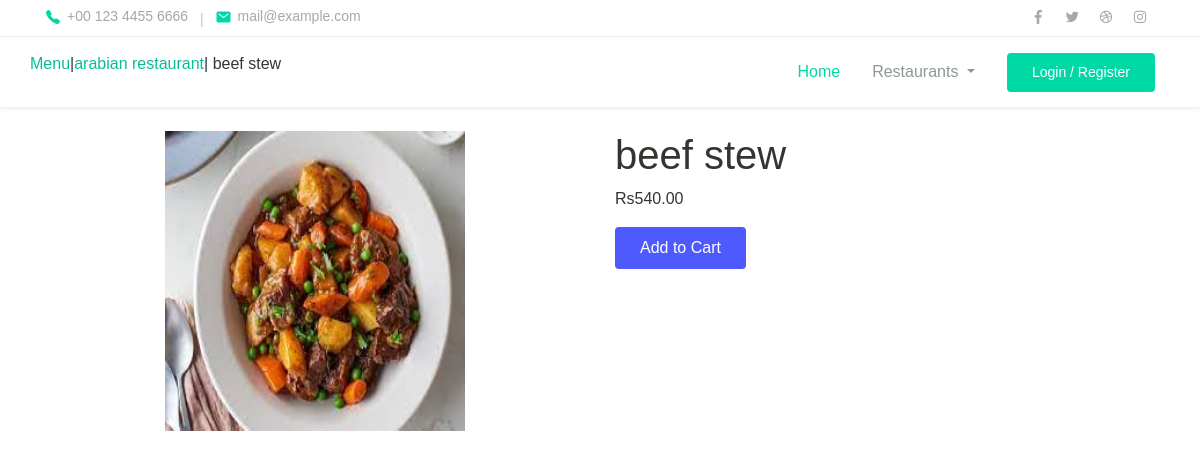
The app's page /arabian-restaurant/beef-stew/ with its own data.
### foodapp/models.py (models this page shows, shortened)
class Dish(models.Model):
    name = models.CharField(max_length=250, unique=True)
    slug = models.SlugField(max_length=250, unique=True)
    description = models.TextField(blank=True)
    price = models.DecimalField(max_digits=10, decimal_places=2)
    restaurant = models.ForeignKey(Restaurant, on_delete=models.CASCADE)
    image = models.ImageField(upload_to='dish', blank=True)
    class Meta:
        ordering = ('name',)
        verbose_name = 'dish'
        verbose_name_plural = 'dishes'

class Restaurant(models.Model):
    name = models.CharField(max_length=250, unique=True)
    slug = models.SlugField(max_length=250, unique=True)
    description = models.TextField(blank=True)
    image = models.ImageField(upload_to='restaurant', blank=True)
    class Meta:
        ordering = ('name',)
        verbose_name = 'restaurant'
        verbose_name_plural = 'restaurants'
    def get_url(self):
        return reverse('foodapp:dishes_by_restaurant', args=[self.slug])
    def __str__(self):
        return '{}'.format(self.name)

### foodapp/views.py (the view)
# urls.py: path('<slug:r_slug>/<slug:dish_slug>/', views.dishDetail, name='dishDetail'),
def dishDetail(request, r_slug, dish_slug):
    try:
        dish = Dish.objects.get(restaurant__slug=r_slug, slug=dish_slug)
    except Exception as e:
        raise e
    return render(request, 'dish.html', {'dish': dish})

### cart/context_processors.py (called while the page is built)
def counter(request):
    item_count=0
    if 'admin' in request.path:
        return {}
    else:
        try:
            cart=Cart.objects.filter(cart_id=_cart_id(request))
            cart_items=CartItem.objects.all().filter(cart=cart[:1])
            for cart_item in cart_items:
                item_count += cart_item.quantity
        except Cart.DoesNotExist:
            item_count = 0
    return dict(item_count=item_count)

### cart/views.py (called while the page is built)
def _cart_id(request):
    cart=request.session.session_key
    if not cart:
        cart=request.session.create()
    return cart

### foodapp/context_processors.py (called while the page is built)
def menu_links(request):
    links=Restaurant.objects.all()
    return dict(links=links)

### templates/dish.html
{% extends 'design/base.html' %}
{% load static %}
{% block content %}
{% include 'design/dish_navbar.html' %}
<div class="container">
<br>
<div class="row">
    <div class="col-12 col-sm-12 col-md-12 col-lg-6 text-center">
        <div style="min-width:18rem">
            <img src="{{dish.image.url}}" width="300px" height="300px" alt="{{dish.name}}">
        </div>
    </div>
        <div class="col-12 col-sm-12 col-md-12 col-lg-6">
            <div>
            <h1 class="my_prod_title">{{dish.name}}</h1>
            <p class="my_title">Rs{{dish.price}}</p>
                {% if user.is_authenticated %}
                <a href="{% url 'cart:add_cart' dish.id %}" class="btn btn-secondary">Add to Cart</a>
                {% else %}
                <a href="{% url 'foodapp:loginview' %}" class="btn btn-secondary">Add to Cart</a>
                {% endif %}
            </div>
        </div>
    </div>
</div>
{% endblock %}

### templates/design/dish_navbar.html (shortened to what this page needs)
<nav class="navbar navbar-expand-lg navbar-light shadow-sm">
      <div class="container">
        <div class="row my_prod_row_class">
            <div class="mx-auto">
                <p>
                    <a href="{% url 'foodapp:allDishRest' %}">Menu</a>|<a href="{{dish.restaurant.get_url}}">{{dish.restaurant}}</a>| {{dish.name}}
                </p>
            </div>
        </div>
        <div class="collapse navbar-collapse" id="navbarSupport">
          <ul class="navbar-nav ml-auto">
            {% if user.is_authenticated %}
            <li class="nav-item active">
              <a class="nav-link" href="/">Hello {{user.username}}</a>
            {% else %}
            <li class="nav-item active">
              <a class="nav-link" href="/">Home</a>
            </li>
            {% endif %}
            <li class="nav-item dropdown">
              <a class="nav-link dropdown-toggle" href="" id="navbarDropdown" role="button" data-toggle="dropdown" aria-haspopup="true" aria-expanded="false">
                Restaurants
              </a>
            </li>
            {% if user.is_authenticated %}
            <li class="nav-item">
              <a class="btn btn-primary ml-lg-3" href="{% url 'foodapp:logout' %}">Logout</a>
            </li>
            {% else %}
            <li class="nav-item">
              <a class="btn btn-primary ml-lg-3" href="login">Login / Register</a>
            </li>
            {% endif %}
          </ul>
        </div>
      </div>
    </nav>

### static/css/theme.css (style rules this page uses)
:root { --primary: #00D9A5; --accent: #FF3D85; --secondary: #4E5AFE; --warning: #EED818; --info: #05B4E1; --danger: #FF4943; --success: #96C93D; --dark: #343531; --light: #F5F9F6; --cs: #596261; --grey: #6E807A; }
body { font-family: "Source Sans Pro", sans-serif; line-height: 1.5; color: #343531; }
a { color: #07be94; text-decoration: none; background-color: transparent; }
.btn-primary { color: #fff; background-color: #00D9A5; border-color: transparent; }
.btn-secondary { color: #fff; background-color: #4E5AFE; border-color: transparent; }
.btn { padding: 8px 24px; }
.navbar { min-height: 70px; }
.navbar-nav { margin-top: 10px; border-top: 1px solid #E8EEE4; flex-shrink: 0; }
.navbar-nav .nav-link { transition: all .2s ease; }
.navbar-nav .btn { font-size: 14px; }
.navbar-light .navbar-nav .nav-link { color: rgba(110, 128, 122, 0.8); }
.navbar-light .navbar-nav .show > .nav-link, .navbar-light .navbar-nav .active > .nav-link, .navbar-light .navbar-nav .nav-link.show, .navbar-light .navbar-nav .nav-link.active { font-weight: 500; color: #00D9A5; }
@media (min-width: 992px) { .navbar-expand-lg .navbar-nav { margin-top: 0; border-top: none; } }
@media (min-width: 992px) { .navbar-expand-lg .navbar-nav .nav-link { padding-right: 16px; padding-left: 16px; } }
@media (min-width: 992px) { .navbar-expand-lg .navbar-nav { align-items: center; } }

### records on screen
Dish: restaurant "arabian restaurant", name "beef stew", image (picture), price "540.00"
